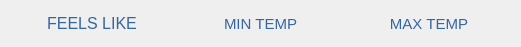
       <widget class="QWidget" name="layoutWidget1">
        <property name="geometry">
         <rect>
          <x>720</x>
          <y>440</y>
          <width>521</width>
          <height>47</height>
         </rect>
        </property>
        <layout class="QHBoxLayout" name="horizontalLayout_2">
         <item>
          <widget class="QLabel" name="feelsLikeTemp_2">
           <property name="font">
            <font>
             <family>Yu Gothic UI</family>
             <pointsize>12</pointsize>
            </font>
           </property>
           <property name="styleSheet">
            <string notr="true">color: rgb(52, 101, 164);</string>
           </property>
           <property name="text">
            <string>FEELS LIKE</string>
           </property>
           <property name="alignment">
            <set>Qt::AlignCenter</set>
           </property>
          </widget>
         </item>
         <item>
          <widget class="QLabel" name="minTemp_2">
           <property name="font">
            <font>
             <family>Yu Gothic UI</family>
             <pointsize>11</pointsize>
            </font>
           </property>
           <property name="styleSheet">
            <string notr="true">color: rgb(52, 101, 164);</string>
           </property>
           <property name="text">
            <string>MIN TEMP</string>
           </property>
           <property name="alignment">
            <set>Qt::AlignCenter</set>
           </property>
          </widget>
         </item>
         <item>
          <widget class="QLabel" name="maxTemp_2">
           <property name="font">
            <font>
             <family>Yu Gothic UI</family>
             <pointsize>11</pointsize>
            </font>
           </property>
           <property name="styleSheet">
            <string notr="true">color: rgb(52, 101, 164);</string>
           </property>
           <property name="text">
            <string>MAX TEMP</string>
           </property>
           <property name="alignment">
            <set>Qt::AlignCenter</set>
           </property>
          </widget>
         </item>
        </layout>
       </widget>
